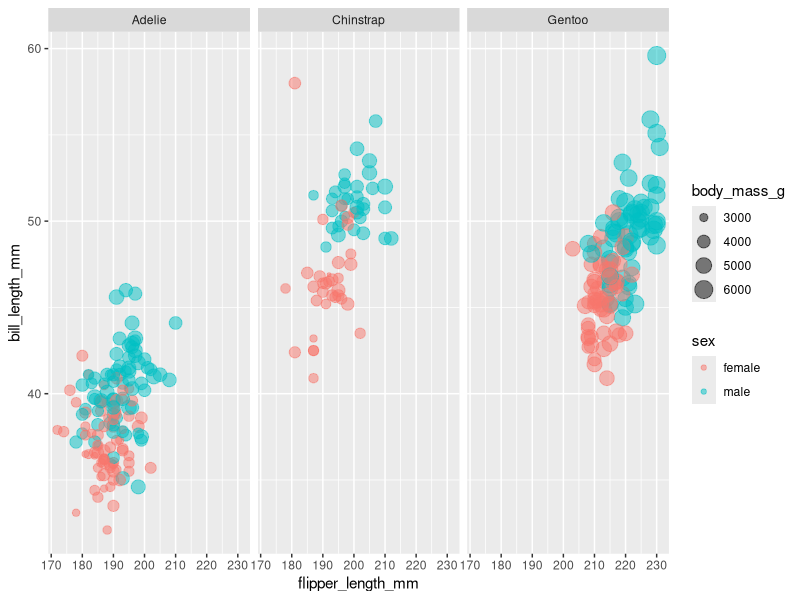
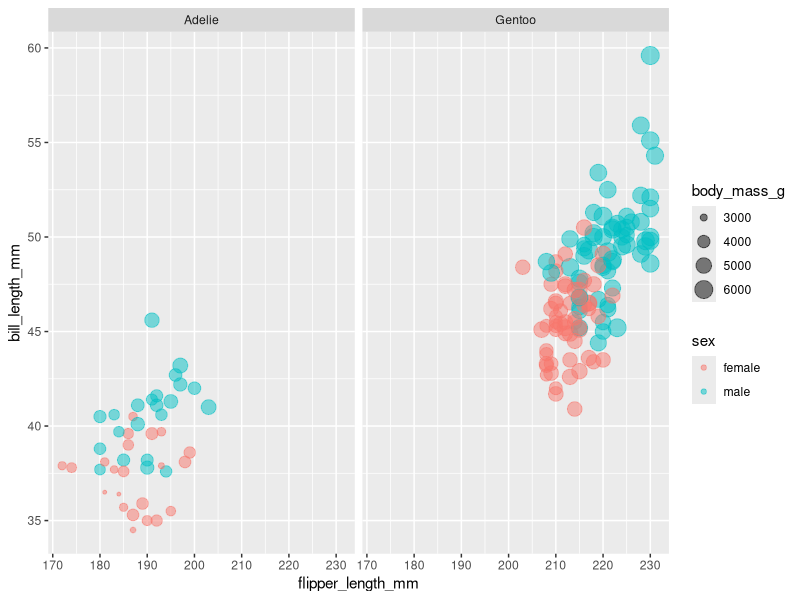
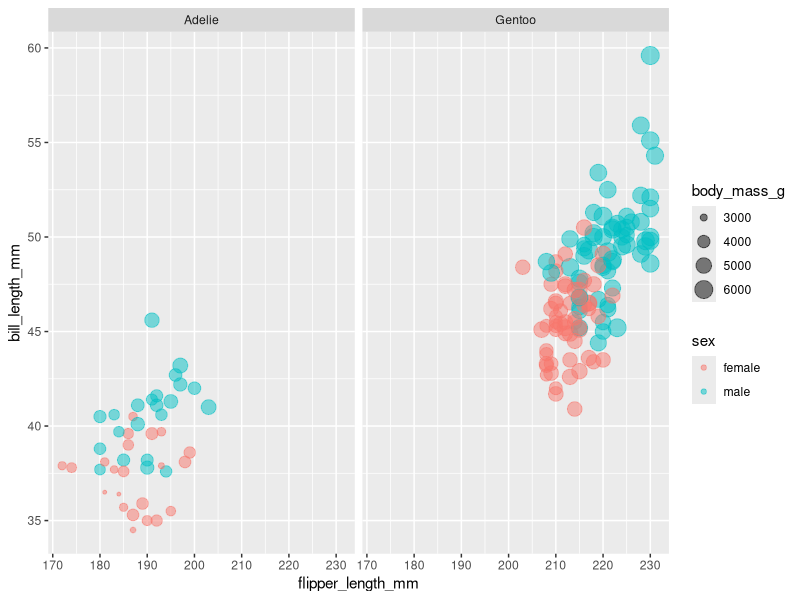
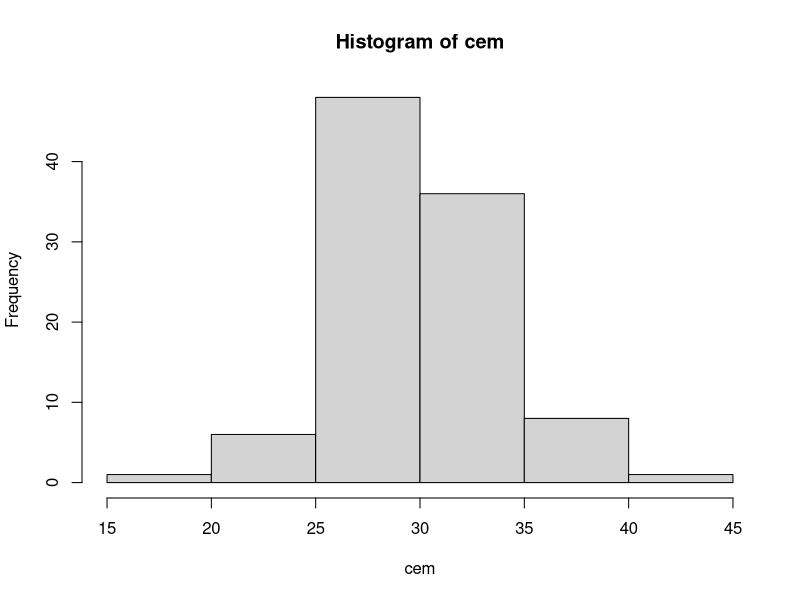

Write the R code that produced these figures, in order.
## ---- chunk 1
#| label: setup
#| echo: false
#| include: false
library(tidyverse)
library(palmerpenguins)
## ---- chunk 2
10+10
10/2
10*2+5
10-3
10^2
sqrt(100)
## ---- chunk 3
250/10
11^2
10*2+5
(20-10)/10
(40+50)/10
## ---- chunk 4

x <- 3
x
y <- 10*10
y
## ---- chunk 5

nome_do_objeto <- "valor"

nome_do_objeto
## ---- chunk 6
a <- 2
a
b <- 10
b
c <- 5
c
d <- 10*2
d
## ---- chunk 7
a*b
a+b
a/b
a-b
## ---- chunk 8
(c/d) + a
(a+b)/c
(a*b)+d
(c+d)/a
## ---- chunk 9
# Definindo os coeficientes da equação
a <- 2

b <- -1

c <- -4

# Calculando as soluções da equação
x1 <- (-b + sqrt(b^2 - 4*a*c)) / (2*a)

x2 <- (-b - sqrt(b^2 - 4*a*c)) / (2*a)

x1

x2
## ---- chunk 10
z <- c(1,2,10,12)
z
w <- c(3,5,6,8)
w
## ---- chunk 11
z
z*2
w
w*3
## ---- chunk 12
z+w
z-w
z-w^2
## ---- chunk 13
z <- c(1,2,10,12)
z
w <- c(3,5,6,8)
w
z^2
w+10
z/3
z+w
z/w

## ---- chunk 14
peso <- c(80.2, 56.3, 70.5,  60.3)
peso
altura <- c(1.75, 1.60, 1.65, 1.72)
altura
imc <- peso/altura^2
imc
## ---- chunk 15
#| code-line-numbers: "|3"
a <- letters

a
## ---- chunk 16
#| code-line-numbers: "|3"
data("cars")

cars 
## ---- chunk 17
# Criação de um vetor com os 5 primeiros números pares

pares <- c(2,4,6,8,10)

pares

# Elevando os pares ao quadrado

(pares)^2
## ---- chunk 18
#| echo: false
#| fig-align: center
#| out-width: 70%
#| eval: true
#| fig-dpi: 600

penguins |> 
  filter(!is.na(sex)) |> 
  ggplot(aes(flipper_length_mm, 
             bill_length_mm, 
             color = sex,
             size = body_mass_g)) +
  geom_point(
    alpha = 0.5
    ) +
  facet_wrap(~ species) 
## ---- chunk 19
#| code-line-numbers: "|1|2|3|4|5|6|7|8|9|10"
#| fig-align: center
#| out-width: 70%
#| output-location: slide
#| fig-dpi: 600  

penguins |> 
  filter(island == "Biscoe",
         !is.na(sex)) |>
  ggplot(aes(flipper_length_mm, 
             bill_length_mm, 
             color = sex, 
             size =body_mass_g)) +
  geom_point(
    alpha = 0.5
    ) +
  facet_wrap(~ species)
## ---- chunk 20
#| code-line-numbers: "|1|2"
#| output-location: slide
#| out-width: 70%
#| fig-align: center
#| fig-dpi: 600
#| message: false
#| warning: false
# O relatório 3 só precisava dos 
#dados da ilha Biscoe
penguins |> 
  filter(island == "Biscoe",
         !is.na(sex)) |>
  ggplot(aes(flipper_length_mm, 
             bill_length_mm, color = sex, 
             size = body_mass_g)) +
  geom_point(
    alpha = 0.5
    ) +
  facet_wrap(~ species)
## ---- chunk 21
# Crie uma sequência de números de 1 a 10
seq(from = 1, to = 10)
## ---- chunk 22
# Agora, o incremento da sequência é por 2
seq(from = 1, to = 10, by = 2)
## ---- chunk 23
seq(1,10,2)
## ---- chunk 24
seq(by = 2, to = 10, from = 1)
## ---- chunk 25
seq(2,10,1)
## ---- chunk 26
args(rnorm)
## ---- chunk 27
z <- c(2,2,6,11,9,20)
sum(z)
mean(z)
median(z)
## ---- chunk 28
f <- c(2,2,6,11,9,20)
range(f)
min(f)
max(f)
quantile(f)
## ---- chunk 29
#| fig-align: center
#| out-width: 70%
#| fig-dpi: 600
cem <- rnorm(n = 100, mean = 30, sd = 4)

hist(cem)
## ---- chunk 30
sum(cem)

mean(cem)

sd(cem)

median(cem)

min(cem)

max(cem)

quantile(cem)
